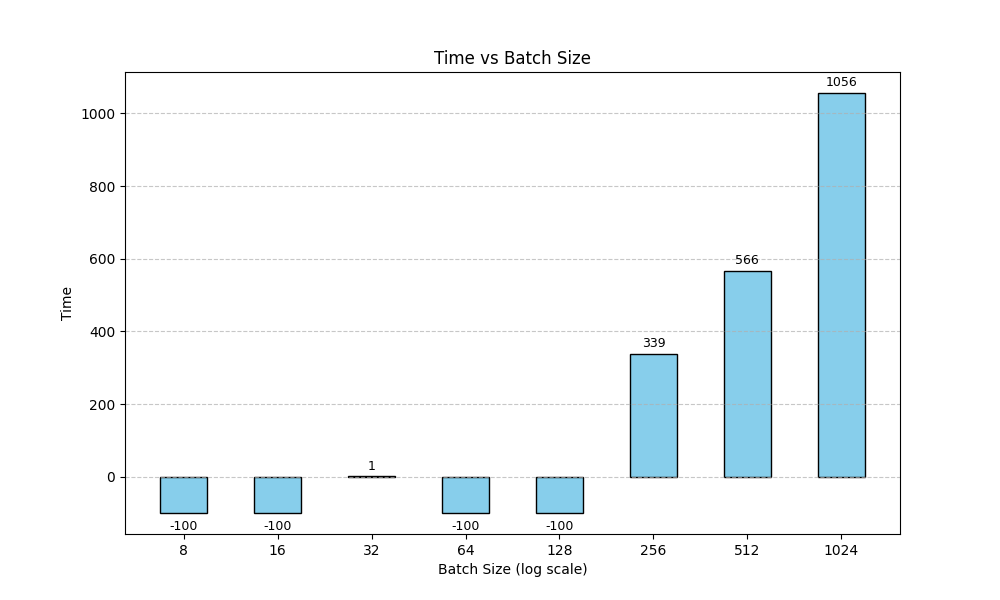

Reproduce this figure in Python.
import matplotlib.pyplot as plt
import numpy as np

batch_sizes = [8, 16, 32, 64, 128, 256, 512, 1024]
times = [-100, -100, 1, -100, -100, 339, 566, 1056]

log_batch_sizes = np.log2(batch_sizes)

plt.figure(figsize=(10, 6))
bar_width = 0.5
bars = plt.bar(log_batch_sizes, times, width=bar_width, color='skyblue', edgecolor='black')

plt.xticks(log_batch_sizes, labels=[str(i) for i in batch_sizes])
plt.xlabel('Batch Size (log scale)')
plt.ylabel('Time')
plt.title('Time vs Batch Size')
plt.grid(axis='y', linestyle='--', alpha=0.7)

for bar in bars:
    height = bar.get_height()
    plt.text(
        bar.get_x() + bar.get_width() / 2,
        height + (10 if height >= 0 else -20),
        f'{height}',
        ha='center', va='bottom' if height >= 0 else 'top', fontsize=9
    )

plt.savefig("better_bar_plot.png")

plt.show()
